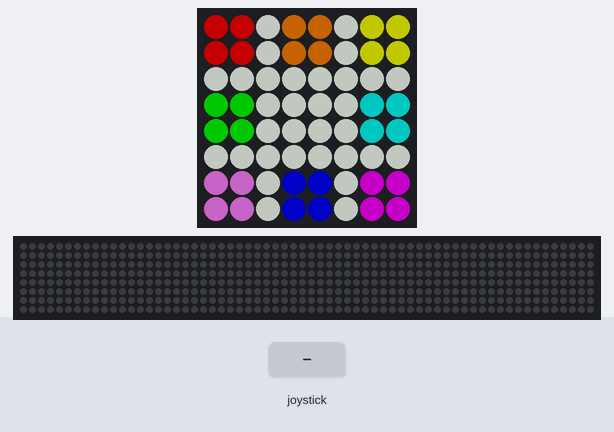
A program run on a simulated Raspberry Pi (BCM pin numbers) with a Sense HAT. Shown: the Sense HAT's 8×8 RGB LED matrix, a strip that is not on the board, showing the scrolling text unrolled. Inputs (shaded band) come from the test bench. Dim RGB values are drawn brighter than linear; random numbers come from a fixed seed; the 64×8 strip is a reading aid, not a part: it shows the text the matrix is scrolling, unrolled, one strip-width of it at a time.

Above: at 5.4 s.
5.5 s: joystick pushed up
At 6.4 s:
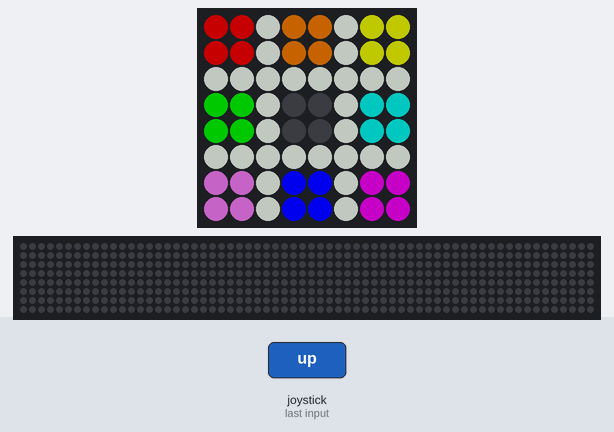
7.1 s: joystick clicked
At 7.4 s:
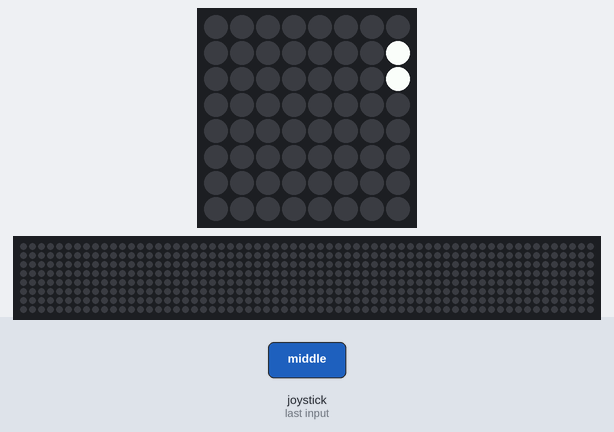
At 15.9 s:
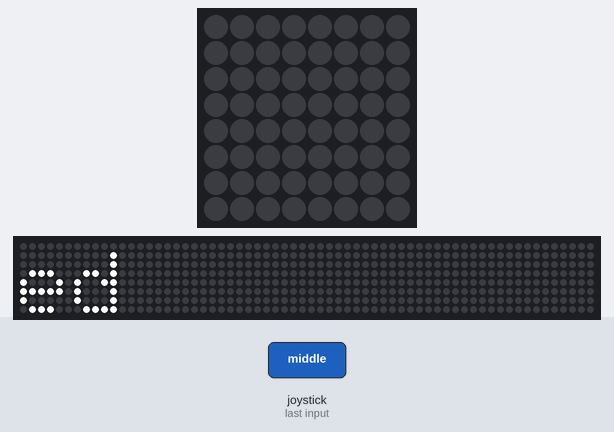

Measured:
- after the input at 5.5 s, the LEDs: change after 0.15 s (image 1)
- after the input at 7.1 s, the LEDs: first change after 0.15 s (image 2 shows a later state)

The program:

memory.py
```python
import math
import sys
import random
import signal
import time
from sense_hat import SenseHat


width = 3
height = 3
squares = width * height;
middle_square = 4
pixels_width = 8
pixels_height = 8

DIM_LIGHT = 50
NORMAL_LIGHT = 100
BRIGHT_LIGHT = 200

BLACK = [0, 0, 0]       # background
RED = [NORMAL_LIGHT, 0, 0]
ORANGE = [NORMAL_LIGHT, DIM_LIGHT, 0]
YELLOW = [NORMAL_LIGHT, NORMAL_LIGHT, 0]
GREEN = [0, NORMAL_LIGHT, 0]
TEAL = [0, NORMAL_LIGHT, NORMAL_LIGHT]
BLUE = [0, 0, NORMAL_LIGHT]
PURPLE = [NORMAL_LIGHT, 0, NORMAL_LIGHT]
PINK = [NORMAL_LIGHT, DIM_LIGHT, NORMAL_LIGHT]
WHITE = [NORMAL_LIGHT, NORMAL_LIGHT, NORMAL_LIGHT ]

COLOURS = [ RED, ORANGE, YELLOW, GREEN, TEAL, PINK, BLUE, PURPLE ]

BRIGHT_RED = [BRIGHT_LIGHT, 0, 0]
BRIGHT_ORANGE = [BRIGHT_LIGHT, NORMAL_LIGHT, 0]
BRIGHT_YELLOW = [BRIGHT_LIGHT, BRIGHT_LIGHT, 0]
BRIGHT_GREEN = [0, BRIGHT_LIGHT, 0]
BRIGHT_TEAL = [0, BRIGHT_LIGHT, BRIGHT_LIGHT]
BRIGHT_BLUE = [0, 0, BRIGHT_LIGHT]
BRIGHT_PURPLE = [BRIGHT_LIGHT, 0, BRIGHT_LIGHT]
BRIGHT_PINK = [BRIGHT_LIGHT, NORMAL_LIGHT, BRIGHT_LIGHT]

BRIGHT_COLOURS = [ BRIGHT_RED, BRIGHT_ORANGE, BRIGHT_YELLOW,
                   BRIGHT_GREEN, BRIGHT_TEAL, BRIGHT_PINK,
                   BRIGHT_BLUE, BRIGHT_PURPLE ]

D = BLACK
R = RED
O = ORANGE
Y = YELLOW
G = GREEN
T = TEAL
B = BLUE
P = PURPLE
PP = PINK
W = WHITE

board_pixels = [
R, R, W, O, O, W, Y, Y,
R, R, W, O, O, W, Y, Y,
W, W, W, W, W, W, W, W,
G, G, W, D, D, W, T, T,
G, G, W, D, D, W, T, T,
W, W, W, W, W, W, W, W,
PP, PP, W, B, B, W, P, P,
PP, PP, W, B, B, W, P, P
]
sense = SenseHat()


def signal_handler(my_signal, temp):
   sense.clear()
   sys.exit(0)


# Draw the game on the screen
# Include any marks from players so far.
def draw_board(my_board):
   sense.set_pixels(my_board)


# Get an action from the joystick. Waits for the joystick to
# be released before returning the last direction/action
# given.
def joystick_action():
  event = sense.stick.wait_for_event(emptybuffer=True)
  while event.action != "released":
     time.sleep(0.1)
     event = sense.stick.wait_for_event(emptybuffer=True)

  sense.stick.get_events()
  return event.direction


# Draw the board, then add the joystick cursor on top.
def draw_board_with_joystick(my_board, joy_x, joy_y):
   # Show the original board, without the cursor
   draw_board(my_board)

   # Translate 3x3 grid to 8x8 grid
   x = (joy_x - 1) * 3
   y = (joy_y - 1) * 3
   # Get the colour at x/y, then
   # match it to a bright colour.
   offset = ( (joy_y - 1) * width * pixels_width) + x
   original_colour = my_board[offset]

   found_colour = False
   colour_index = 0
   while not found_colour and colour_index < len(COLOURS):
      if COLOURS[colour_index] == original_colour:
         found_colour = True
      else:
         colour_index += 1

   if found_colour:
       new_colour = BRIGHT_COLOURS[colour_index]
   else:
       new_colour = WHITE

   sense.set_pixel(x, y, new_colour)
   sense.set_pixel(x + 1, y, new_colour)
   sense.set_pixel(x, y + 1, new_colour)
   sense.set_pixel(x + 1, y + 1, new_colour)


# Get the human player's move.
# Return the position of the move in the range of 0-8.
def get_player_move(my_board):
   finished = False
   joy_x = 2
   joy_y = 2

   while not finished:
       draw_board_with_joystick(my_board, joy_x, joy_y)
       direction = joystick_action()
       # move cursor
       # remember, direction of stick is inverse
       if direction == "up" and joy_y < 3:
          joy_y += 1
       elif direction == "down" and joy_y > 1:
          joy_y -= 1
       elif direction == "left" and joy_x < 3:
          joy_x += 1
       elif direction == "right" and joy_x > 1:
          joy_x -= 1
       elif direction == "middle":
          target_square = (joy_y - 1) * width  + (joy_x - 1)
          # Player cannot select middle square
          if target_square != middle_square:
               finished = True

       draw_board_with_joystick(my_board, joy_x, joy_y)

   return target_square


# Flash the appropriate colours on the board.
# Show the appropriate square in bright colour for a second
# then clear the board, then show the next colour.
def Show_Moves(my_board, my_moves):
   move_index = 0

   draw_board(my_board)
   while move_index < len(my_moves):
      colour_index = my_moves[move_index]
      # Light up board with chosen colour
      if colour_index >= middle_square:
         target_square = colour_index + 1
      else:
         target_square = colour_index

      # Translate square into x/y coordinates
      x = target_square % 3
      y = math.trunc(target_square / width)
      x *= 3
      y *= 3

      bright_colour = BRIGHT_COLOURS[colour_index]
      sense.set_pixel(x, y, bright_colour)
      sense.set_pixel(x + 1, y, bright_colour)
      sense.set_pixel(x, y + 1, bright_colour)
      sense.set_pixel(x + 1, y + 1, bright_colour)

      time.sleep(1)
      draw_board(my_board)
      time.sleep(1)
      move_index += 1


# This function gets a player's move, using the joystick
# then compares it against the known good moves provided.
# If the player gets all matching moves correct, the function
# returns True. If a mistake is made, the function returns
# False.
def Get_Player_Moves(my_board, the_moves):
    move_index = 0
    finished = False
    correct = True

    # Go through all moves until we reach the end or
    # the player gets a match wrong.
    while not finished and correct:
        correct_move = the_moves[move_index]
        player_move = get_player_move(my_board)
        # Compensate for blank middle square
        if player_move >= middle_square:
           player_move -= 1

        if player_move == correct_move:
           move_index += 1
           if move_index >= len(the_moves):
              finished = True
        else:
           correct = False

    return correct


def Show_Success(my_board):
    draw_board(my_board)
    sense.set_pixel(3, 3, BRIGHT_GREEN)
    sense.set_pixel(4, 3, BRIGHT_GREEN)
    sense.set_pixel(3, 4, BRIGHT_GREEN)
    sense.set_pixel(4, 4, BRIGHT_GREEN)
    time.sleep(2)


def main():
   game_finished = False
   moves = 0
   prepared_moves = []
   player_correct = True

   signal.signal(signal.SIGINT, signal_handler)
   # Initialize board
   sense.set_rotation(180)

   while not game_finished:
      draw_board(board_pixels)
      time.sleep(2)

      # Make up new move
      colour_index = random.randint( 0, len(COLOURS) - 1 )
      prepared_moves.append(colour_index)

      # Show new series of moves
      Show_Moves(board_pixels, prepared_moves)

      # Now test the player
      status = Get_Player_Moves(board_pixels, prepared_moves)
      if status:
          moves += 1
          Show_Success(board_pixels)
      else:
          game_finished = True
          sense.clear()
          sense.show_message("You completed ")
          sense.show_message( str(moves) )
          sense.show_message(" rounds.")

      # end of while game loop

   # clean up sense hat
   sense.clear()
   sense.stick.get_events()
   sys.exit()


if __name__ == "__main__":
   main()
```
